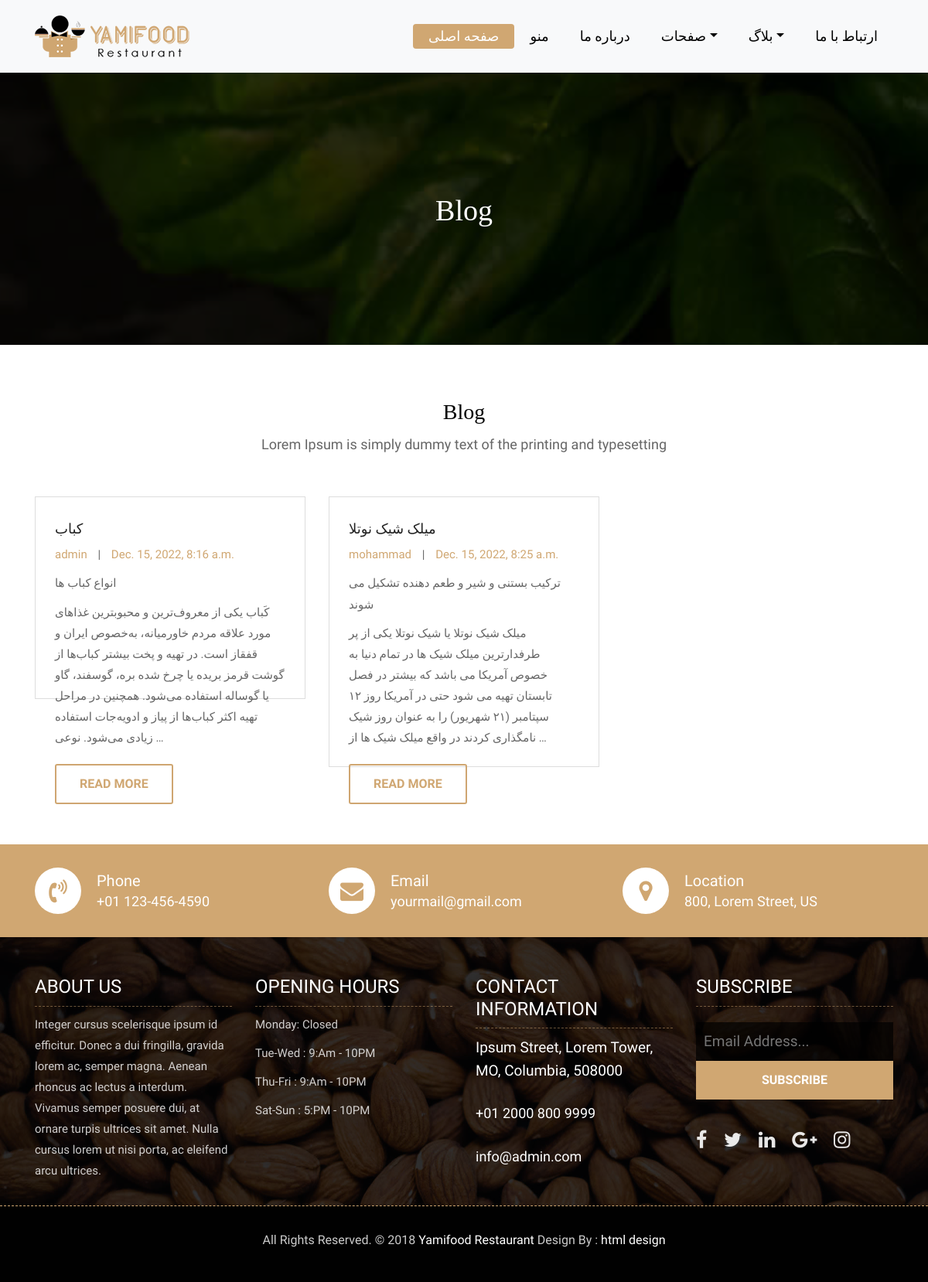
Screenshot of /blog/ with the database file from the repository.
### blog/models.py (models this page shows, shortened)
class Blog(models.Model):
    title = models.CharField(_("عنوان"), max_length=50)
    description = models.CharField(_("توضیحات"), max_length=100)
    content = models.TextField(_("متن"))
    created_at = models.DateTimeField(_("تاریخ ایجاد"), default=timezone.now)
    auther = models.ForeignKey(User, verbose_name=_("نویسنده"), on_delete=models.CASCADE)
    image  = models.ImageField(_("تصویر"), upload_to="blogsImg/")
    category = models.ForeignKey("Category",related_name='blog', verbose_name=_("دسته بندی"),on_delete=models.PROTECT)
    tags = models.ManyToManyField("Tag",related_name='blog', verbose_name=_("تگ ها"))
    class Meta:
        verbose_name = 'وبلاگ'
        verbose_name_plural = 'وبلاگ ها'

### blog/views.py (the view)
# urls.py: path('',views.blog_page,name='blog'),
def blog_page (request):
    blogs = Blog.objects.all()
    paginator = Paginator(blogs,6)
    page_number = request.GET.get('page')
    blog_list = paginator.get_page(page_number)
    context = {
        'blog_list':blog_list
    }
    return render(request,'blog.html',context)

### blog/templates/blog.html (shortened to what this page needs)
{% extends 'base.html' %}
{% load static %}
{% block content %}
	<div class="all-page-title page-breadcrumb">
		<div class="container text-center">
			<div class="row">
				<div class="col-lg-12">
					<h1>Blog</h1>
				</div>
			</div>
		</div>
	</div>
	<div class="blog-box">
		<div class="container">
			<div class="row">
				<div class="col-lg-12">
					<div class="heading-title text-center">
						<h2>Blog</h2>
						<p>Lorem Ipsum is simply dummy text of the printing and typesetting</p>
					</div>
				</div>
			</div>
			<div class="row">
				{% for blog in blog_list %}
				<div class="col-lg-4 col-md-6 col-12">
					<div class="blog-box-inner">
						<div class="blog-img-box">
						</div>
						<div class="blog-detail">
							<h4>{{blog.title}}</h4>
							<ul>
								<li><span>{{blog.auther}}</span></li>
								<li>|</li>
								<li><span>{{blog.created_at}}</span></li>
							</ul>
							<p >{{blog.description}} </p>
							<P > {{blog.content|truncatewords:50}} </P>
							<a class="btn btn-lg btn-circle btn-outline-new-white" href= "{% url 'blog:blog_detail' blog.id %}">Read More</a>
						</div>
					</div>
				</div>
				{% endfor %}
			</div>
		</div>
	</div>
	<div class="contact-imfo-box">
		<div class="container">
			<div class="row">
				<div class="col-md-4">
					<i class="fa fa-volume-control-phone"></i>
					<div class="overflow-hidden">
						<h4>Phone</h4>
						<p class="lead">
							+01 123-456-4590
						</p>
					</div>
				</div>
				<div class="col-md-4">
					<i class="fa fa-envelope"></i>
					<div class="overflow-hidden">
						<h4>Email</h4>
						<p class="lead">
							yourmail@gmail.com
						</p>
					</div>
				</div>
				<div class="col-md-4">
					<i class="fa fa-map-marker"></i>
					<div class="overflow-hidden">
						<h4>Location</h4>
						<p class="lead">
							800, Lorem Street, US
						</p>
					</div>
				</div>
			</div>
		</div>
	</div>
{% endblock content %}

### templates/base.html (shortened to what this page needs)
{% load static %}
<!DOCTYPE html>
<html lang="en">
<head>
    <link rel="stylesheet" href= '{% static "css/bootstrap.min.css" %}'>
    <link rel="stylesheet" href='{% static "css/style.css" %}'>
    <link rel="stylesheet" href= '{% static "css/responsive.css" %}'>
    <link rel="stylesheet" href='{% static "css/custom.css" %}'>
</head>
<body>
	{% include 'partials/header.html' %}
    {% block content %}
    {% endblock content %}
	{% include 'partials/footer.html' %}
</body>
</html>

### templates/partials/header.html (shortened to what this page needs)
<header class="top-navbar">
    <nav class="navbar navbar-expand-lg navbar-light bg-light">
        <div class="container">
            <a class="navbar-brand" href="index.html">
                <img src="images/logo.png" alt="" />
            </a>
            <div class="collapse navbar-collapse" id="navbars-rs-food">
                <ul class="navbar-nav ml-auto">
                    <li class="nav-item active"><a class="nav-link" href="index.html">صفحه اصلی</a></li>
                    <li class="nav-item"><a class="nav-link" href="menu.html">منو</a></li>
                    <li class="nav-item"><a class="nav-link" href="about.html">درباره ما</a></li>
                    <li class="nav-item dropdown">
                        <a class="nav-link dropdown-toggle" href="#" id="dropdown-a" data-toggle="dropdown">صفحات</a>
                    </li>
                    <li class="nav-item dropdown">
                        <a class="nav-link dropdown-toggle" href="#" id="dropdown-a" data-toggle="dropdown">بلاگ</a>
                    </li>
                    <li class="nav-item"><a class="nav-link" href="contact.html">ارتباط با ما</a></li>
                </ul>
            </div>
        </div>
    </nav>
</header>

### templates/partials/footer.html (shortened to what this page needs)
<footer class="footer-area bg-f">
    <div class="container">
        <div class="row">
            <div class="col-lg-3 col-md-6">
                <h3>About Us</h3>
                <p>Integer cursus scelerisque ipsum id efficitur. Donec a dui fringilla, gravida lorem ac, semper magna. Aenean rhoncus ac lectus a interdum. Vivamus semper posuere dui, at ornare turpis ultrices sit amet. Nulla cursus lorem ut nisi porta, ac eleifend arcu ultrices.</p>
            </div>
            <div class="col-lg-3 col-md-6">
                <h3>Opening hours</h3>
                <p><span class="text-color">Monday: </span>Closed</p>
                <p><span class="text-color">Tue-Wed :</span> 9:Am - 10PM</p>
                <p><span class="text-color">Thu-Fri :</span> 9:Am - 10PM</p>
                <p><span class="text-color">Sat-Sun :</span> 5:PM - 10PM</p>
            </div>
            <div class="col-lg-3 col-md-6">
                <h3>Contact information</h3>
                <p class="lead">Ipsum Street, Lorem Tower, MO, Columbia, 508000</p>
                <p class="lead"><a href="#">+01 2000 800 9999</a></p>
                <p><a href="#"> info@admin.com</a></p>
            </div>
            <div class="col-lg-3 col-md-6">
                <h3>Subscribe</h3>
                <div class="subscribe_form">
                    <form class="subscribe_form">
                        <input name="EMAIL" id="subs-email" class="form_input" placeholder="Email Address..." type="email">
                        <button type="submit" class="submit">SUBSCRIBE</button>
                    </form>
                </div>
                <ul class="list-inline f-social">
                    <li class="list-inline-item"><a href="#"><i class="fa fa-facebook" aria-hidden="true"></i></a></li>
                    <li class="list-inline-item"><a href="#"><i class="fa fa-twitter" aria-hidden="true"></i></a></li>
                    <li class="list-inline-item"><a href="#"><i class="fa fa-linkedin" aria-hidden="true"></i></a></li>
                    <li class="list-inline-item"><a href="#"><i class="fa fa-google-plus" aria-hidden="true"></i></a></li>
                    <li class="list-inline-item"><a href="#"><i class="fa fa-instagram" aria-hidden="true"></i></a></li>
                </ul>
            </div>
        </div>
    </div>
    <div class="copyright">
        <div class="container">
            <div class="row">
                <div class="col-lg-12">
                    <p class="company-name">All Rights Reserved. &copy; 2018 <a href="#">Yamifood Restaurant</a> Design By :
                <a href="https://html.design/">html design</a></p>
                </div>
            </div>
        </div>
    </div>
</footer>

### rows the page displays
Blog: title "کباب", auther "admin", created_at "Dec. 15, 2022, 8:16 a.m.", description "انواع کباب ها", content "کَباب یکی از معروف‌ترین و محبوبترین غذاهای مورد علاقه مردم خاورمیانه، به‌خصوص ایران و قفقاز است. در تهیه و پخت بیشتر کباب‌ها از گوشت قرمز بریده یا چرخ شده بره، گوسفند، گاو یا گوساله استفاده می‌شود. همچنین در مراحل تهیه اکثر کباب‌ها از پیاز و ادویه‌جات استفاده زیادی می‌شود. نوعی …"
Blog: title "میلک شیک نوتلا", auther "mohammad", created_at "Dec. 15, 2022, 8:25 a.m.", description "ترکیب بستنی و شیر و طعم دهنده تشکیل می شوند", content "میلک شیک نوتلا یا شیک نوتلا یکی از پر طرفدارترین میلک شیک ها در تمام دنیا به خصوص آمریکا می باشد که بیشتر در فصل تابستان تهیه می شود حتی در آمریکا روز ۱۲ سپتامبر (۲۱ شهریور) را به عنوان روز شیک نامگذاری کردند در واقع میلک شیک ها از …"
